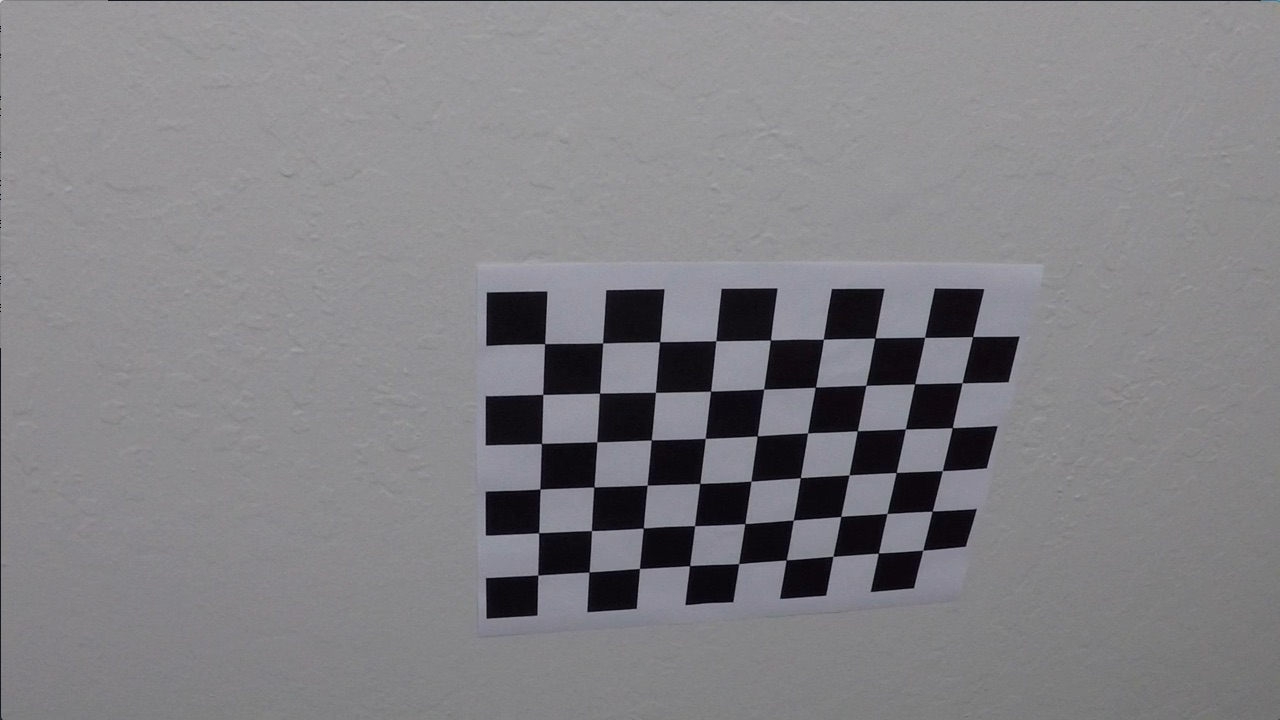
#> input picture camera_cal/calibration10.jpg, 1280 x 720 px; its folder holds only this picture in this run
$ jupyter execute --allow-errors LaneDetection.ipynb   (shell and % lines are left out)   (older library calls are emulated)
#> lines starting #> are read from the running program, lines starting #| are printed output that depends on the picture; after the words box and inside, x2 and y2 are one past the last pixel; in counts of white or black regions, pixels touching at a corner belong together
### Import Libraries

[cell 1]
import cv2
import numpy as np
import matplotlib.pyplot as plt
import matplotlib.image as mpimg
import glob

from moviepy.editor import VideoFileClip
from IPython.display import HTML
from matplotlib.patches import Polygon

### Calibration

[cell 2]
def calibrate(calibration_images_name, nx, ny):
#> called with calibration_images_name = 'camera_cal/calibration*.jpg', nx = 9, ny = 6
    objpoints = []
    imgpoints = []
    objp = np.zeros((nx * ny,3), np.float32)
    objp[:,:2] = np.mgrid[0:nx,0:ny].T.reshape(-1,2)

    fnames = glob.glob(calibration_images_name)

    for fname in fnames:
        img = mpimg.imread(fname)
#> img is the input picture: shape (720, 1280, 3); mean R, G, B 130.2, 129.4, 133.1
        gray = cv2.cvtColor(img, cv2.COLOR_RGB2GRAY)
        ret, corners = cv2.findChessboardCorners(gray,(nx,ny),None)
#> ret = True; corners = 54 rows, first 8: [545.3, 343.1], [602.7, 342.8], [660.1, 341.3], [715.8, 340.7], [770.6, 340], [823.5, 339.2], [874.3, 338.5], [925.1, 337.4]
        if ret == True:
            objpoints.append(objp)
            imgpoints.append(corners)

    ret, mtx, dist, rvecs, tvecs = cv2.calibrateCamera(objpoints, imgpoints, gray.shape[::-1], None, None)
#> ret = 0.68; mtx = [[1143.7, 0, 681.7], [0, 1109.2, 367.7], [0, 0, 1]]; dist = [[-0.515, 2.99, -0.00876, 0.00937, 1.41]]; rvecs = ([0.451, -0.252, 0.0361],); tvecs = ([-2.31, -0.422, 19.12],)
    if(len(objpoints) > 0):
        print("Success: Camera calibrated")
    else:
        print("Error: Unable to calibrate camera")
        ret, mtx, dist, rvecs, tvecs = (None, None, None, None, None)
    return ret, mtx, dist, rvecs, tvecs

[cell 3]
ret, mtx, dist, rvecs, tvecs = calibrate("camera_cal/calibration*.jpg", 9, 6)
#> ret = 0.68; dist = [[-0.515, 2.99, -0.00876, 0.00937, 1.41]]; rvecs = ([0.451, -0.252, 0.0361],); tvecs = ([-2.31, -0.422, 19.12],)

### Undistort

[cell 4]
def undistort_image(img, ret, mtx, dist, rvecs, tvecs):
    undistorted_img = cv2.undistort(img, mtx, dist, None, mtx)
    return undistorted_img

#> (a cell that did not finish here is left out)

### Original

[cell 6]
img = mpimg.imread('test_images/test1.jpg')
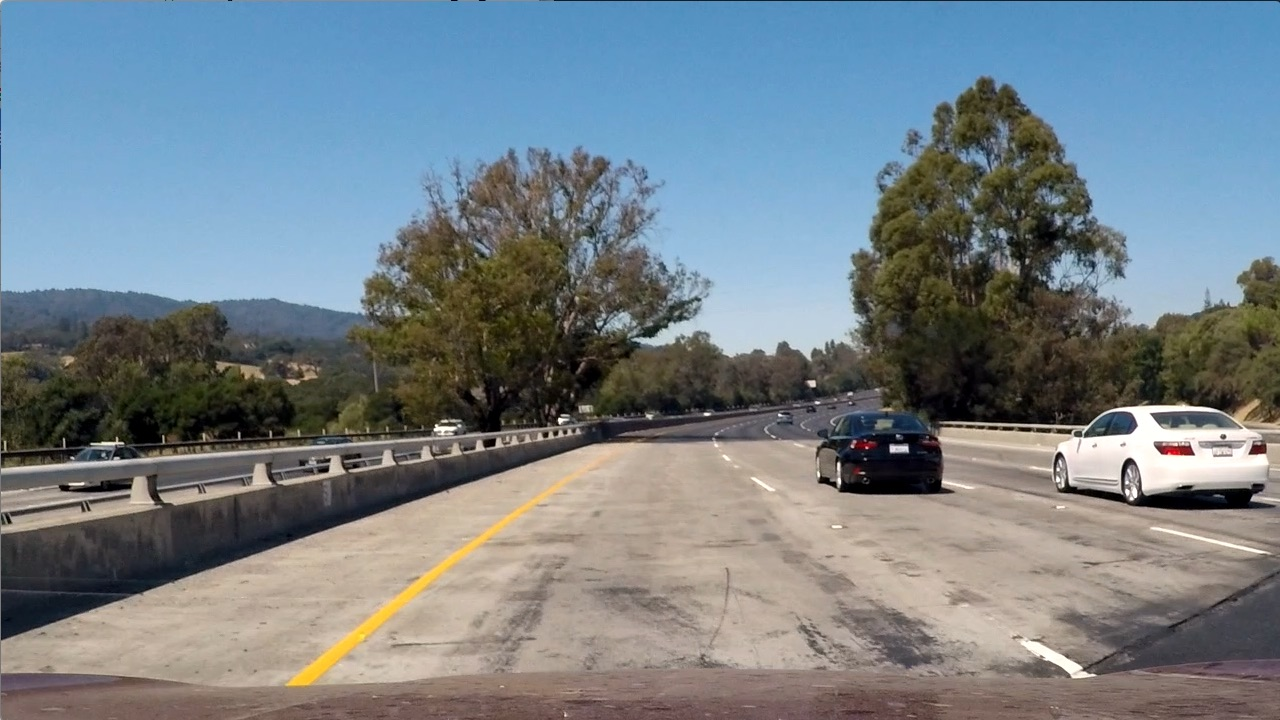
#> input picture test_images/test1.jpg, 1280 x 720 px
#> img is the input picture: shape (720, 1280, 3); mean R, G, B 117.5, 128.7, 135.5
plt.imshow(img)
#> (this line was passed over: IPython is not available in this run)

### Undistort Image

[cell 7]
undistorted_img = cv2.undistort(img, mtx, dist, None, mtx)
plt.imshow(undistorted_img)
#> (this line was passed over: IPython is not available in this run)

### Sobel Filter

[cell 8]
def abs_sobel_thresh(img, orient='x', sobel_kernal=3, sobel_thresh = (0,255)):
    # Convert to grayscale
#> called with orient = 'x', sobel_kernal = 15, sobel_thresh = (30, 100)
    gray = cv2.cvtColor(img, cv2.COLOR_RGB2GRAY)
    # Apply x or y gradient with the OpenCV Sobel() function
    # and take the absolute value
    if orient == 'x':
        abs_sobel = np.absolute(cv2.Sobel(gray, cv2.CV_64F, 1, 0, ksize=sobel_kernal))
    if orient == 'y':
        abs_sobel = np.absolute(cv2.Sobel(gray, cv2.CV_64F, 0, 1, ksize=sobel_kernal))
    # Rescale back to 8 bit integer
    scaled_sobel = np.uint8(255*abs_sobel/np.max(abs_sobel))
    # Create a copy and apply the threshold
    binary_output = np.zeros_like(scaled_sobel)
    binary_output[(scaled_sobel >= sobel_thresh[0]) & (scaled_sobel <= sobel_thresh[1])] = 1

    # Return the result
    return binary_output

[cell 9]
sobelx_output = abs_sobel_thresh(undistorted_img,'x', 15, (30,100))
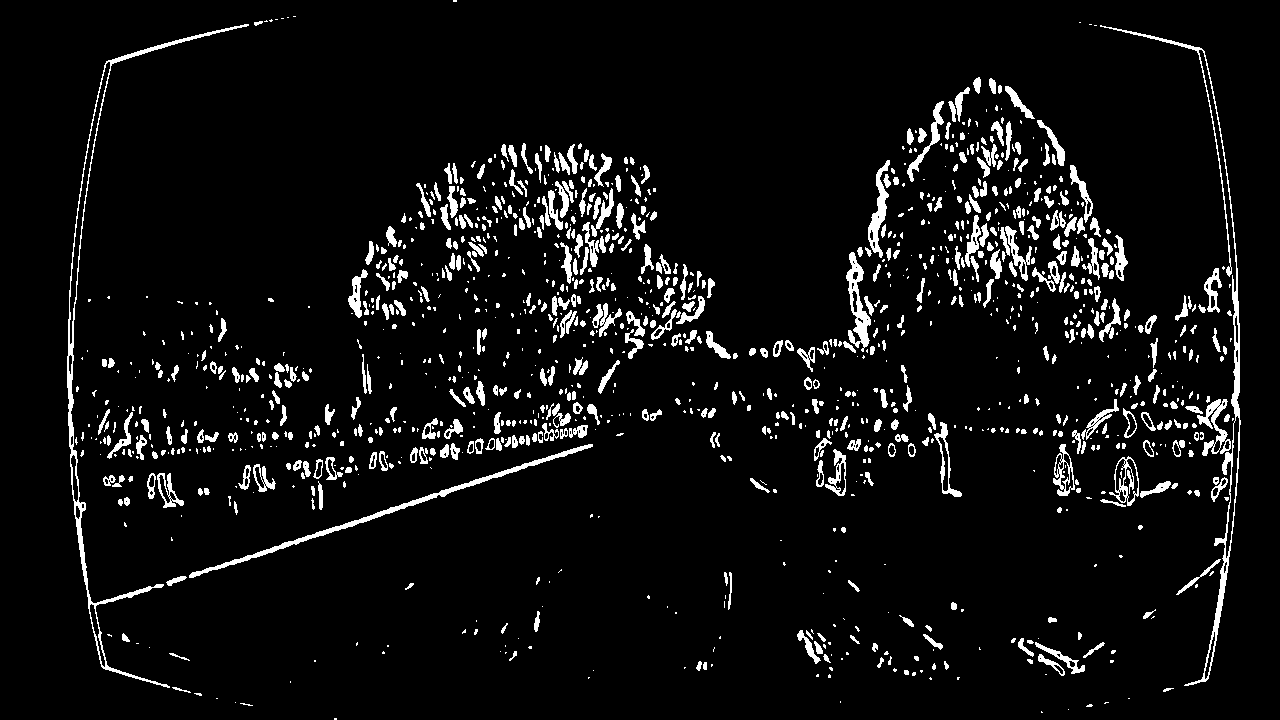
#> sobelx_output: shape (720, 1280); values 0 (black) and 1 (white), 6.1% white; 1314 white regions (733 under 20 px), largest, box (x1, y1, x2, y2) and area: (67, 24, 249, 688) 3185, (1100, 25, 1241, 686) 3019, (189, 444, 593, 578) 1920
plt.imshow(sobelx_output, cmap = 'gray')
#> (this line was passed over: IPython is not available in this run)

[cell 10]
sobely_output = abs_sobel_thresh(undistorted_img,'y', 15, (30,100))
#> sobely_output: shape (720, 1280); values 0 (black) and 1 (white), 8.2% white; 1310 white regions (759 under 20 px), largest, box (x1, y1, x2, y2) and area: (72, 410, 576, 468) 4966, (91, 435, 853, 608) 3574, (262, 431, 584, 492) 2913
plt.imshow(sobely_output, cmap = 'gray')
#> (this line was passed over: IPython is not available in this run)

### Magnitude Threshold Filter

[cell 11]
def mag_thresh(img, sobel_kernel=3, mag_thresh=(0, 255)):

    # Convert to grayscale
#> called with sobel_kernel = 15, mag_thresh = (70, 100)
    gray = cv2.cvtColor(img, cv2.COLOR_RGB2GRAY)
    # Take both Sobel x and y gradients
    sobelx = cv2.Sobel(gray, cv2.CV_64F, 1, 0, ksize=sobel_kernel)
    sobely = cv2.Sobel(gray, cv2.CV_64F, 0, 1, ksize=sobel_kernel)
    # Calculate the gradient magnitude
    gradmag = np.sqrt(sobelx**2 + sobely**2)
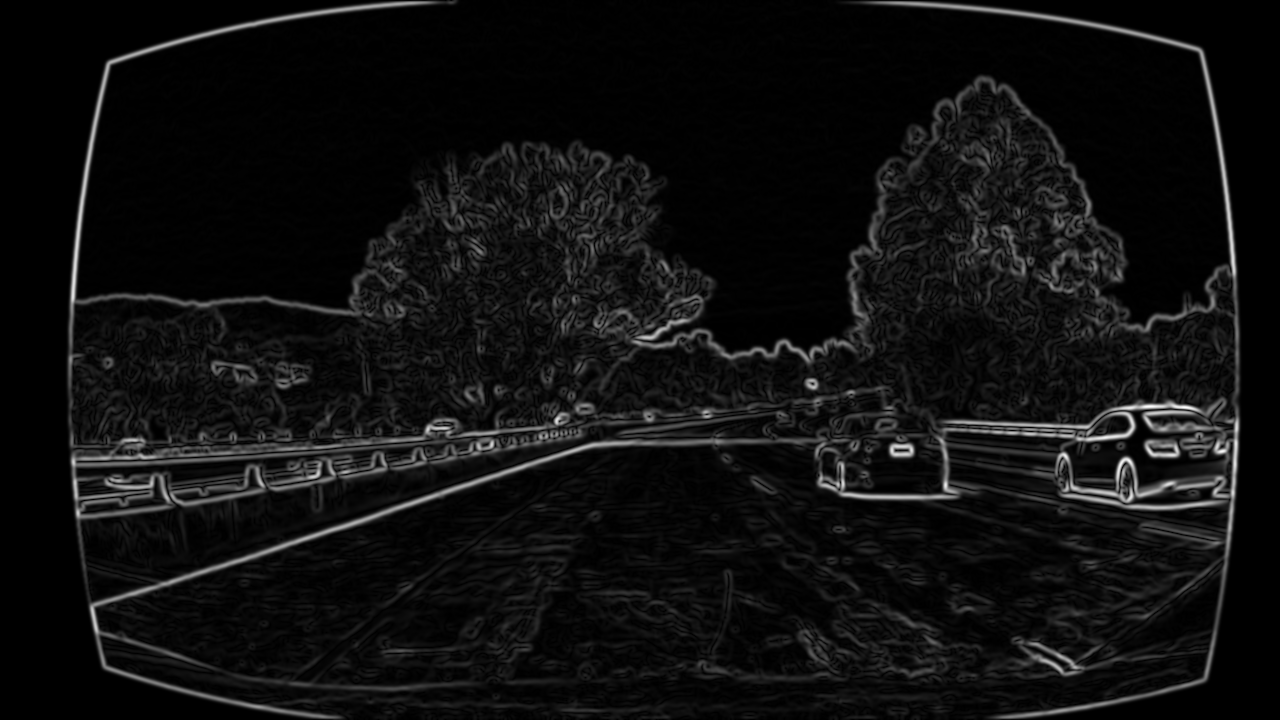
#> gradmag: shape (720, 1280) float64; min 0, max 5.95e+09, mean 369970716.4; drawn with min black and max white
    # Rescale to 8 bit
    scale_factor = np.max(gradmag)/255
#> scale_factor = 23329051.8
    gradmag = (gradmag/scale_factor).astype(np.uint8)
    # Create a binary image of ones where threshold is met, zeros otherwise
    binary_output = np.zeros_like(gradmag)
    binary_output[(gradmag >= mag_thresh[0]) & (gradmag <= mag_thresh[1])] = 1

    # Return the binary image
    return binary_output

[cell 12]
mag_output = mag_thresh(undistorted_img, 15, (70,100))
#> mag_output: shape (720, 1280); values 0 (black) and 1 (white), 2.4% white in thin lines or dots
plt.imshow(mag_output, cmap = 'gray')
#> (this line was passed over: IPython is not available in this run)

### Gradient Filter

[cell 13]
def dir_threshold(img, sobel_kernel=3, dir_thresh=(0, np.pi/2)):
    # Grayscale
#> called with sobel_kernel = 15, dir_thresh = (0.7, 1.3)
    gray = cv2.cvtColor(img, cv2.COLOR_RGB2GRAY)
    # Calculate the x and y gradients
    sobelx = cv2.Sobel(gray, cv2.CV_64F, 1, 0, ksize=sobel_kernel)
    sobely = cv2.Sobel(gray, cv2.CV_64F, 0, 1, ksize=sobel_kernel)
    # Take the absolute value of the gradient direction,
    # apply a threshold, and create a binary image result
    absgraddir = np.arctan2(np.absolute(sobely), np.absolute(sobelx))
    binary_output =  np.zeros_like(absgraddir)
    binary_output[(absgraddir >= dir_thresh[0]) & (absgraddir <= dir_thresh[1])] = 1

    # Return the binary image
    return binary_output

[cell 14]
grad_output = dir_threshold(undistorted_img, 15, (0.7,1.3))
#> grad_output: shape (720, 1280) float64; values 0 (black) and 1 (white), 35.1% white; 5437 white regions (4369 under 20 px), largest, box (x1, y1, x2, y2) and area: (74, 1, 608, 455) 43533, (122, 433, 681, 686) 28521, (636, 1, 1032, 258) 19736
plt.imshow(grad_output, cmap = 'gray')
#> (this line was passed over: IPython is not available in this run)

### Color Filter on S channel

[cell 15]
def color_filter(img, s_thresh):
    # Convert to HLS color space and separate the S channel
#> called with s_thresh = (170, 255)
    hls = cv2.cvtColor(img, cv2.COLOR_RGB2HLS)
#> hls: shape (720, 1280, 3); mean of channels 0, 1, 2 60.2, 126.7, 74.4

    # Perform on S channel and L Channel
    s_channel = hls[:,:,2]

    s_binary = np.zeros_like(s_channel)
    s_binary[(s_channel >= s_thresh[0]) & (s_channel <= s_thresh[1])] = 1

    return s_binary

[cell 16]
s_channel_thresh = (170, 255)
s_channel_img = color_filter(img, s_channel_thresh)
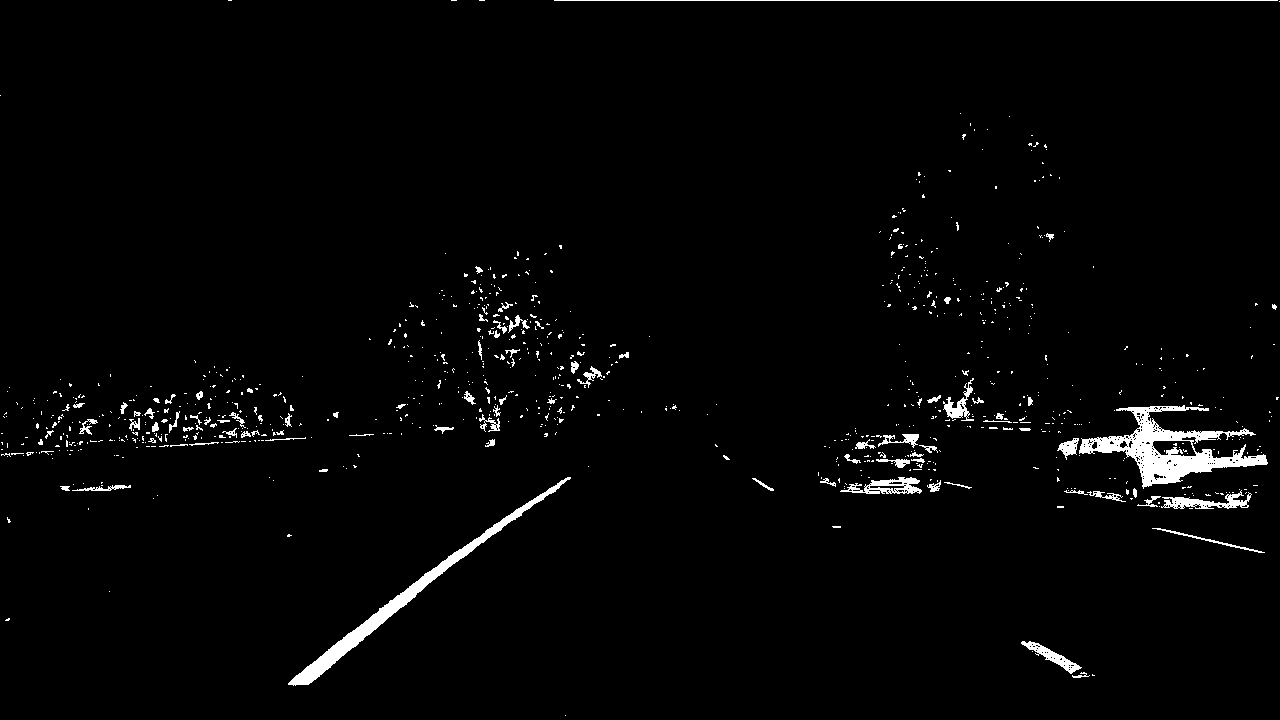
#> s_channel_img: shape (720, 1280); values 0 (black) and 1 (white), 2.1% white; 892 white regions (801 under 20 px), largest, box (x1, y1, x2, y2) and area: (1079, 405, 1268, 489) 5047, (288, 477, 571, 686) 3455, (554, 0, 1278, 1) 724
plt.imshow(s_channel_img, cmap = 'gray')
#> (this line was passed over: IPython is not available in this run)
